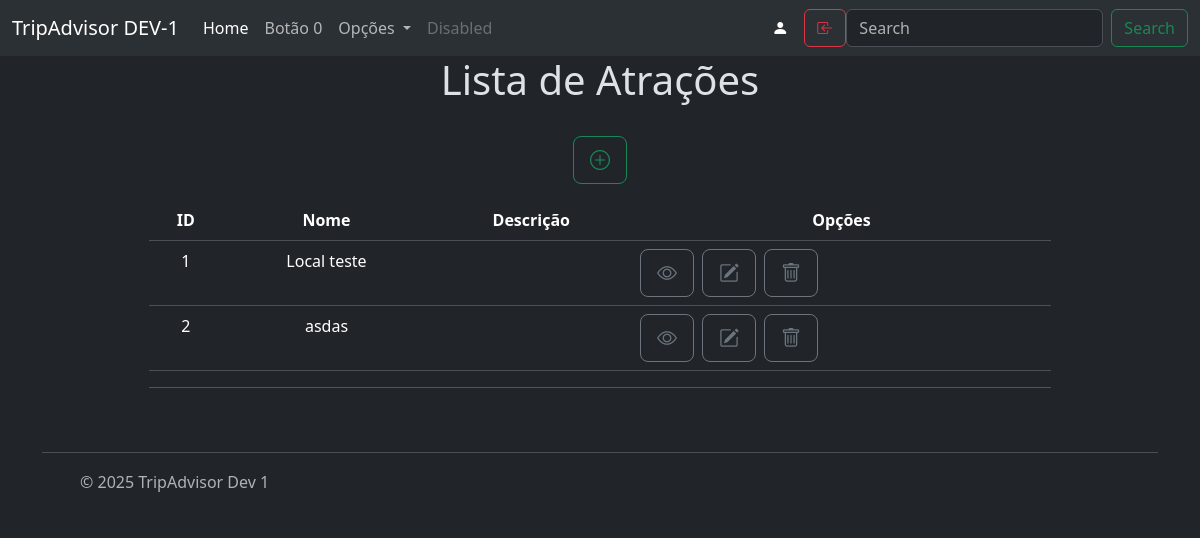
/tripAdvisor/listar/atracoes/ (signed in), run on an earlier commit of the app's database.
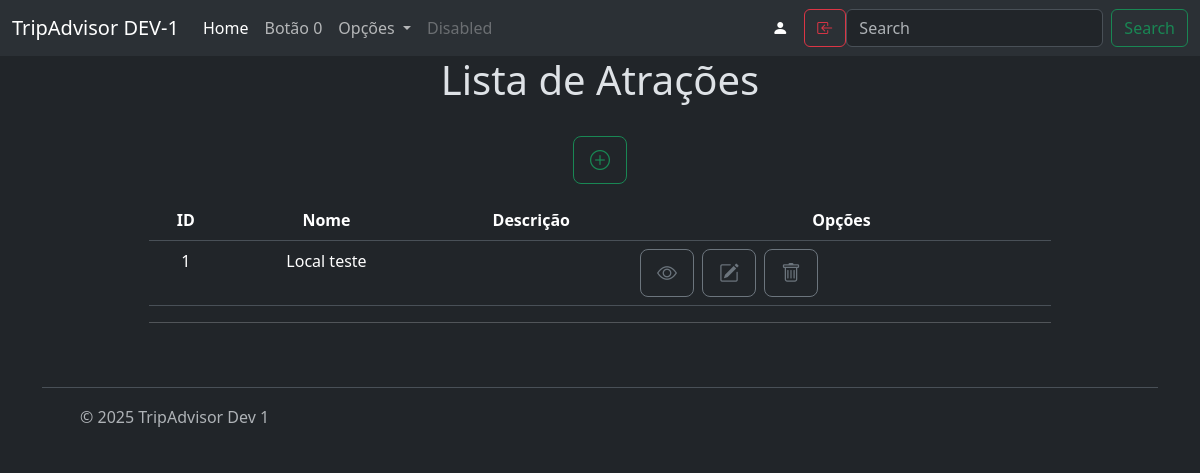
And on a later commit of the database.
### tripAdvisor/models/local.py (models this page shows, shortened)
class Local(Atracao):
    horario_abertura = models.TimeField()
    horario_fechamento = models.TimeField()
    acessibilidade = models.BooleanField()
    classificacao = models.CharField(max_length=20, choices=Classificacao)
    objects = LocalManager()
    class Meta:
        verbose_name = "Local"
        verbose_name_plural = "Locais"

### tripAdvisor/models/atracao.py (models this page shows, shortened)
class Atracao(BaseModel):
    nome = models.CharField(max_length=100, validators=[MinLengthValidator(5)])
    nota = models.FloatField()
    ingresso = models.BooleanField()
    valor = models.DecimalField(decimal_places=2, max_digits=10, blank=True, null=True)
    informacoes = models.TextField()
    site = models.URLField()
    telefone = models.CharField(max_length=11, blank=True, null=True)
    categoria = models.ForeignKey(
        Categoria,
        on_delete=models.SET_NULL,
        related_name='atracoes',
        null=True,
        verbose_name="Categoria"
    )
    endereco = models.ForeignKey(
        'Endereco',
        on_delete=models.SET_NULL,
        related_name='atracoes',
        blank=True,
        null=True,
        verbose_name="Endereço Físico"
    )
    viagens = models.ManyToManyField(
        'Viagem',
        related_name='atracoes_incluidas',
        verbose_name="Viagens Incluídas",
        blank=True,
        null=True
    )
    class Meta:
        verbose_name = "Atração"
        verbose_name_plural = "Atrações"
    def get_model_name(self):
        return self._meta.model_name

### tripAdvisor/views/atracoes_classes.py (the view)
# urls.py: path('listar/atracoes/', ListarAtracoes.as_view(), name='listar_atracoes'),
class ListarAtracoes(LoginRequiredMixin, PermissionRequiredMixin, View):
    login_url = reverse_lazy('login')
    permission_required='tripAdvisor.view_atracao'
    permission_required = 'tripAdvisor.view_atracao'
    def get(self, request):
        locais = Local.objects.all()
        atividades = Atividade.objects.all()
        all_atracoes = sorted(
            chain(locais, atividades),
            key=lambda x: x.nome
        )
        context = {
            'atracoes': all_atracoes
        }
        return render(request, 'tripAdvisor/list.html', context)

### tripAdvisor/templates/tripAdvisor/list.html
{% extends 'base.html' %}
{% load humanize %}
{% block title %}
  {% if atracoes %}
    <h1>Lista de Atrações</h1>
  {% else %}
    <h1>Nenhuma Atração cadastrada</h1>
  {% endif %}
{% endblock title %}
{% block content %}
{% if atracoes %}
  <div class="mb-3">
    {% if perms.tripAdvisor.add_atracao %}
      <a class="btn btn-outline-success btn-lg"
        data-bs-toggle="tooltip" data-bs-placement="top"
        title="Adicionar nova atração"
        href="{% url 'tripAdvisor:atracao_create' %}">
        <i class="bi bi-plus-circle"></i>
      </a>
    {% endif %}
  </div>
    <table class ="table table-hover">
      <thead>
        <tr>
          <th>ID</th>
          <th>Nome</th>
          <th>Descrição</th>
          <th>Opções</th>
        </tr>
      </thead>
      <tbody>
      {% for atracao in atracoes %}
        {% with model_name=atracao.get_model_name %}
        <tr>
          <td>{{ atracao.id }}</td>
          <td>{{ atracao.nome }}</td>
          <td>{{ atracao.descricao|truncatechars:50 }}</td>
          <td>
            <div class="d-flex gap-2">
              {% if perms.tripAdvisor.view_atracao %}
                <a class="btn btn-outline-secondary btn-lg" role="button"
                    data-bs-toggle="tooltip" data-bs-placement="top" title="Detalhar Atração"
                    href="{% url 'tripAdvisor:'|add:model_name|add:'_detail' pk=atracao.pk %}">
                  <i class="bi bi-eye"></i></a>
              {% endif %}
              {% if perms.tripAdvisor.change_atracao %}
                <a class="btn btn-outline-secondary btn-lg" role="button"
                    data-bs-toggle="tooltip" data-bs-placement="top" title="Atualizar"
                    href="{% url 'tripAdvisor:'|add:model_name|add:'_update' pk=atracao.pk %}">
                      <i class="bi bi-pencil-square"></i></a>
              {% endif %}
              {% if perms.tripAdvisor.delete_atracao %}
                <a class="btn btn-outline-secondary btn-lg"
                  role="button"
                  data-bs-toggle="tooltip"
                  data-bs-placement="top"
                  title="Deletar"
                  href="{% url 'tripAdvisor:'|add:model_name|add:'_delete' pk=atracao.pk %}">
                  <i class="bi bi-trash"></i>
                </a>
              {% endif %}
            </div>
          </td>
        </tr>
        {% endwith %}
      {% endfor %}
      </tbody>
    </table>
{% endif %}
{% endblock content %}

What changed in the data, as far as the page shows it:
removed Local: id "2", nome "asdas"
